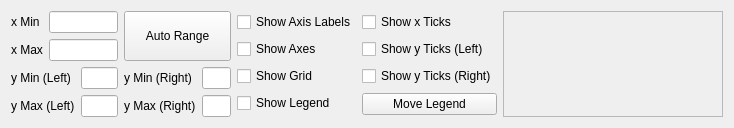
             <widget class="QWidget" name="plotsettings">
              <attribute name="title">
               <string>Plot Settings</string>
              </attribute>
              <layout class="QVBoxLayout" name="verticalLayout_9">
               <item>
                <layout class="QHBoxLayout" name="horizontalLayout_3" stretch="2,1,1,2">
                 <item>
                  <layout class="QGridLayout" name="gridLayout" columnstretch="1,1" columnminimumwidth="1,1">
                   <item row="1" column="0">
                    <layout class="QFormLayout" name="formLayout_4">
                     <item row="0" column="0">
                      <widget class="QLabel" name="label_5">
                       <property name="text">
                        <string>y Min (Left)</string>
                       </property>
                      </widget>
                     </item>
                     <item row="0" column="1">
                      <widget class="QLineEdit" name="ymin"/>
                     </item>
                     <item row="1" column="0">
                      <widget class="QLabel" name="label_6">
                       <property name="text">
                        <string>y Max (Left)</string>
                       </property>
                      </widget>
                     </item>
                     <item row="1" column="1">
                      <widget class="QLineEdit" name="ymax"/>
                     </item>
                    </layout>
                   </item>
                   <item row="0" column="0">
                    <layout class="QFormLayout" name="formLayout_3">
                     <item row="0" column="0">
                      <widget class="QLabel" name="label_2">
                       <property name="text">
                        <string>x Min</string>
                       </property>
                      </widget>
                     </item>
                     <item row="0" column="1">
                      <widget class="QLineEdit" name="xmin">
                       <property name="text">
                        <string/>
                       </property>
                      </widget>
                     </item>
                     <item row="1" column="0">
                      <widget class="QLabel" name="label_4">
                       <property name="text">
                        <string>x Max</string>
                       </property>
                      </widget>
                     </item>
                     <item row="1" column="1">
                      <widget class="QLineEdit" name="xmax"/>
                     </item>
                    </layout>
                   </item>
                   <item row="1" column="1">
                    <layout class="QFormLayout" name="formLayout">
                     <item row="0" column="0">
                      <widget class="QLabel" name="label_10">
                       <property name="text">
                        <string>y Min (Right)</string>
                       </property>
                      </widget>
                     </item>
                     <item row="0" column="1">
                      <widget class="QLineEdit" name="yminR"/>
                     </item>
                     <item row="1" column="0">
                      <widget class="QLabel" name="label_11">
                       <property name="text">
                        <string>y Max (Right)</string>
                       </property>
                      </widget>
                     </item>
                     <item row="1" column="1">
                      <widget class="QLineEdit" name="ymaxR"/>
                     </item>
                    </layout>
                   </item>
                   <item row="0" column="1">
                    <widget class="QPushButton" name="autoRange1d">
                     <property name="sizePolicy">
                      <sizepolicy hsizetype="Expanding" vsizetype="Minimum">
                       <horstretch>0</horstretch>
                       <verstretch>0</verstretch>
                      </sizepolicy>
                     </property>
                     <property name="text">
                      <string>Auto Range</string>
                     </property>
                    </widget>
                   </item>
                  </layout>
                 </item>
                 <item>
                  <layout class="QVBoxLayout" name="verticalLayout_3">
                   <item>
                    <widget class="QCheckBox" name="showAxisLabels">
                     <property name="sizePolicy">
                      <sizepolicy hsizetype="Fixed" vsizetype="Fixed">
                       <horstretch>0</horstretch>
                       <verstretch>0</verstretch>
                      </sizepolicy>
                     </property>
                     <property name="text">
                      <string>Show Axis Labels</string>
                     </property>
                    </widget>
                   </item>
                   <item>
                    <widget class="QCheckBox" name="showAxes">
                     <property name="sizePolicy">
                      <sizepolicy hsizetype="Fixed" vsizetype="Fixed">
                       <horstretch>0</horstretch>
                       <verstretch>0</verstretch>
                      </sizepolicy>
                     </property>
                     <property name="text">
                      <string>Show Axes</string>
                     </property>
                    </widget>
                   </item>
                   <item>
                    <widget class="QCheckBox" name="showGrid">
                     <property name="sizePolicy">
                      <sizepolicy hsizetype="Fixed" vsizetype="Fixed">
                       <horstretch>0</horstretch>
                       <verstretch>0</verstretch>
                      </sizepolicy>
                     </property>
                     <property name="text">
                      <string>Show Grid</string>
                     </property>
                    </widget>
                   </item>
                   <item>
                    <widget class="QCheckBox" name="showLegend">
                     <property name="sizePolicy">
                      <sizepolicy hsizetype="Fixed" vsizetype="Fixed">
                       <horstretch>0</horstretch>
                       <verstretch>0</verstretch>
                      </sizepolicy>
                     </property>
                     <property name="text">
                      <string>Show Legend</string>
                     </property>
                    </widget>
                   </item>
                  </layout>
                 </item>
                 <item>
                  <layout class="QVBoxLayout" name="verticalLayout_10">
                   <item>
                    <widget class="QCheckBox" name="showXTicks">
                     <property name="text">
                      <string>Show x Ticks</string>
                     </property>
                    </widget>
                   </item>
                   <item>
                    <widget class="QCheckBox" name="showYTicksL">
                     <property name="text">
                      <string>Show y Ticks (Left)</string>
                     </property>
                    </widget>
                   </item>
                   <item>
                    <widget class="QCheckBox" name="showYTicksR">
                     <property name="text">
                      <string>Show y Ticks (Right)</string>
                     </property>
                    </widget>
                   </item>
                   <item>
                    <widget class="QPushButton" name="pushButton">
                     <property name="text">
                      <string>Move Legend</string>
                     </property>
                    </widget>
                   </item>
                  </layout>
                 </item>
                 <item>
                  <widget class="QScrollArea" name="scrollArea">
                   <property name="widgetResizable">
                    <bool>true</bool>
                   </property>
                   <widget class="QWidget" name="scrollAreaWidgetContents">
                    <property name="geometry">
                     <rect>
                      <x>0</x>
                      <y>0</y>
                      <width>304</width>
                      <height>123</height>
                     </rect>
                    </property>
                   </widget>
                  </widget>
                 </item>
                </layout>
               </item>
              </layout>
             </widget>
